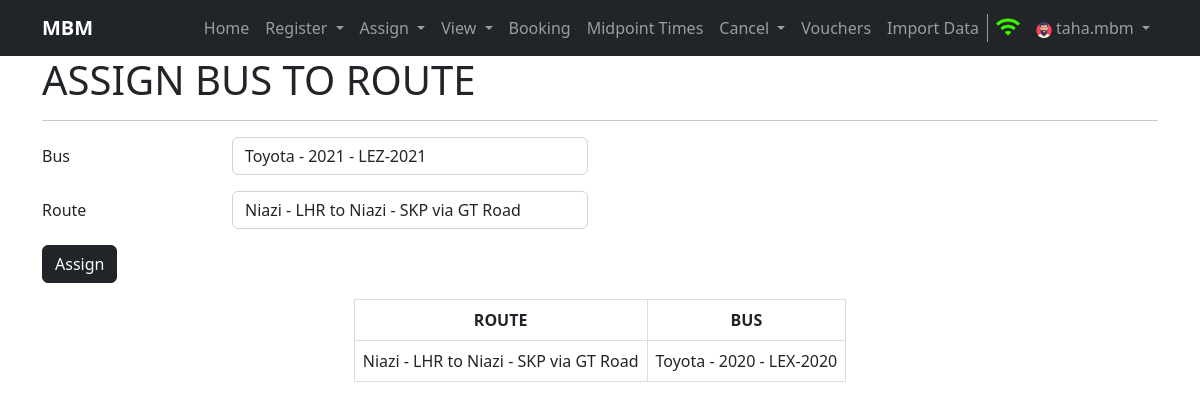
The app's page /assignroute (signed in), older data.
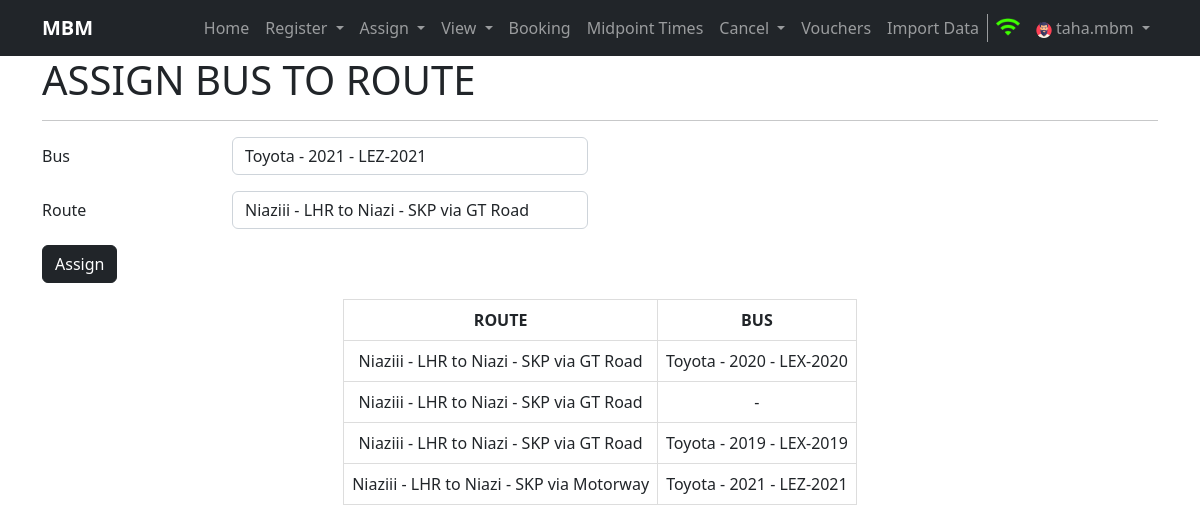
The same page, newer data.
### home/models.py (models this page shows, shortened)
class RouteAssignedToBus(models.Model):
    bus = models.ForeignKey("Bus", on_delete=models.SET_NULL, null=True)
    route = models.ForeignKey("Route", on_delete=models.CASCADE)
    created = models.DateTimeField(auto_now_add=True, editable=False, null=False, blank=False)
    last_modified = models.DateTimeField(auto_now_add=True, editable=False, null=False, blank=False)
    class Meta:
        verbose_name_plural = 'RouteAssignedToBus'

class Route(models.Model):
    source = models.ForeignKey(Terminal, related_name='source_terminal', on_delete=models.CASCADE)
    destination = models.ForeignKey(Terminal, related_name='destination_terminal', on_delete=models.CASCADE)
    via = models.CharField(max_length=100)
    created = models.DateTimeField(auto_now_add=True, editable=False, null=False, blank=False)
    last_modified = models.DateTimeField(auto_now_add=True, editable=False, null=False, blank=False)
    class Meta:
        verbose_name_plural = 'Route'
    def __str__(self):
        return str(self.source) + ' to ' + str(self.destination) + ' via ' + self.via

class Terminal(models.Model):
    tcode = models.CharField(max_length=3, unique=True)
    name = models.CharField(max_length=100)
    city = models.CharField(max_length=100)
    address = models.CharField(max_length=150)
    created = models.DateTimeField(auto_now_add=True, editable=False, null=False, blank=False)
    last_modified = models.DateTimeField(auto_now_add=True, editable=False, null=False, blank=False)
    class Meta:
        verbose_name_plural = 'Terminal'
    def __str__(self):
        return self.name + ' - ' + self.city

class Bus(models.Model):
    bus_number = models.CharField(max_length=30, unique=True)
    seating_capacity = models.IntegerField()
    service_type = models.CharField(max_length=100)
    bus_model = models.CharField(max_length=100)
    created = models.DateTimeField(auto_now_add=True, editable=False, null=False, blank=False)
    last_modified = models.DateTimeField(auto_now_add=True, editable=False, null=False, blank=False)
    class Meta:
        verbose_name_plural = 'Bus'
    def __str__(self):
        return self.bus_model + ' - ' + self.bus_number

### home/views.py (the view)
# urls.py: path('assignroute', views.assignRoute, name='assignroute'),
def assignRoute(request):
    if request.user.is_anonymous:
        return redirect('/login')
    result = RegistrationHandler.assignBusToRoute(request)
    return render(result['request'], 'bustoroute.html', {'buses':result['buses'], 'routes':result['routes'], 'routeasgbus':result['routeasgbus']})

### home/registerationHandler.py (called while the page is built, shortened)
    @staticmethod
    def assignBusToRoute(request):
        buses = None
        routes = None
        routeasgbus = None
        try:
            buses = Bus.objects.all()
            routes = Route.objects.all()
            routeasgbus = RouteAssignedToBus.objects.all()
        except Exception as e:
            messages.warning(request, e)
        return {'request': request, 'buses': buses, 'routes': routes, 'routeasgbus': routeasgbus}

### templates/bustoroute.html (shortened to what this page needs)
{% extends 'base.html' %}
{% block username %}{{ request.user.username }}{% endblock username %}
{%block body%}
<div class="container">
    <h1>ASSIGN BUS TO ROUTE</h1>
    <hr>
</div>
<div class="container my-3">
    <form method="post" name="register" action="">
        <div class="mb-3 row">
            <label for="inputBus" class="col-sm-2 col-form-label">Bus</label>
            <div class="col-sm-4">
              <select name="inputBus" class="form-control" id="inputBus" required>
                {% if buses %}
                   {% for bus in buses%}
                   <option value="{{bus.id}}">{{bus}}</option>
                   {% endfor %}
                {% endif %}
              </select>
            </div>
          </div>
          <div class="mb-3 row">
            <label for="inputRoute" class="col-sm-2 col-form-label">Route</label>
            <div class="col-sm-4">
              <select name="inputRoute" class="form-control" id="inputRoute" required>
                {% if routes %}
                   {% for route in routes %}
                     <option value="{{route.id}}">{{route}}</option>
                   {% endfor %}
                {% endif %}
              </select>
            </div>
          </div>
          <button type="submit" class="btn btn-dark btn-md">Assign</button>
    </form>
</div>
<div class="container">
  {% if routeasgbus %}
    <table class="bookings mx-auto">
        <tr>
          <th>ROUTE</th>
          <th>BUS</th>
        </tr>
        {% for rb in routeasgbus %}
        <tr class="tr">
          <td>{{rb.route}}</td>
          {% if rb.bus %}
          <td>{{rb.bus}}</td>
          {% else %}
          <td> - </td>
          {% endif %}
        </tr>
        {% endfor %}
    </table>
    {% endif %}
</div>
{%endblock body%}

Row changes from the older to the newer data that the page shows:
changed through a linked row, RouteAssignedToBus "Toyota - 2020 - LEX-2020": route "Niazi - LHR to Niazi - SKP via GT Road" → "Niaziii - LHR to Niazi - SKP via GT Road"
added RouteAssignedToBus: route "Niaziii - LHR to Niazi - SKP via GT Road"
added RouteAssignedToBus: route "Niaziii - LHR to Niazi - SKP via GT Road", bus "Toyota - 2019 - LEX-2019"
added RouteAssignedToBus: route "Niaziii - LHR to Niazi - SKP via Motorway", bus "Toyota - 2021 - LEZ-2021"
Text that changed along with them:
form field inputRoute: "Niazi - LHR to Niazi - SKP via GT Road" → "Niaziii - LHR to Niazi - SKP via GT Road"
